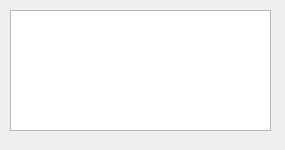
<?xml version="1.0" encoding="UTF-8"?>
<ui version="4.0">
 <class>Outputform</class>
 <widget class="QWidget" name="Outputform">
  <property name="geometry">
   <rect>
    <x>0</x>
    <y>0</y>
    <width>285</width>
    <height>150</height>
   </rect>
  </property>
  <property name="windowTitle">
   <string>Output form</string>
  </property>
  <widget class="QTextBrowser" name="textBrowser">
   <property name="geometry">
    <rect>
     <x>10</x>
     <y>10</y>
     <width>261</width>
     <height>121</height>
    </rect>
   </property>
  </widget>
 </widget>
 <resources/>
 <connections/>
</ui>
